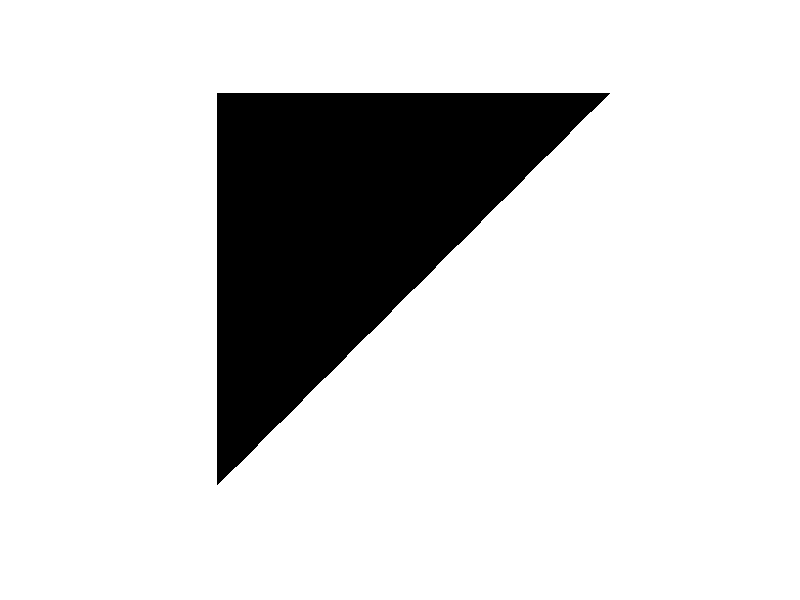

MATLAB code to generate this figure: (Note: this script raises an error after producing the figure.)
% Plot triangle
n = 500;
im = ones(n,n);
bound = n/10;
minL = ceil(bound);
maxL = floor(n - bound);
for i = minL : maxL
    im(i, minL : n - i) = 0;
end
imshow(im);

% B-spline kernel vs. Gaussian kernel
depth = 7;
b = bspline([-1.5, -0.5, 0.5, 1.5]);
db = fnder(b);
b_w = fnscale(b, 2^(-depth));
kerL = round(3 * n * (2 ^ - depth));
BKernel = zeros(kerL, kerL);
center = round(kerL/2);
for i = 1 : kerL
    for j = 1 : kerL
        x = (center - [i, j]) / n;
        BKernel(i, j)= fnval(b_w, x(1)) * fnval(b_w, x(2));
    end
end
BKernel = BKernel / sum(BKernel(:));
imB = conv2(im, BKernel, 'same');

% figure,hold on
% imshow(imB)
figure,hold on
contour(im, [.5, .5]);
contour(imB, [.5, .5]);



% Gaussian Smoothing
sigma = 2^-depth;
x = - 1.5 * (2 ^ - depth) : 1/n : 1.5 * (2 ^ - depth);
GKernel = gaussmf(x,[sigma 0]);
GKernel = GKernel' * GKernel;
GKernel = GKernel / sum(GKernel(:));
figure, hold on
mesh(GKernel)
mesh(BKernel)

sigma = n*2^-5;
imGaussian = imgaussfilt(im, sigma);
figure, imshow(imGaussian);



%%%%%%%%%%%%%%%%%%%%%%%%%%%%%%%%%%%%%%%%%%%%%%%%%%%%%%%%%%%%%%%%%%%%%%%%%%

function pp = fnscale(pp, scale)
%fnscale pp(x) = pp(x/scale)
% pp.order should <= 3

% suppose pp.order = 3;
if pp.order == 2
    pp.order = 3;
    pp.coefs = [zeros(pp.pieces, 1), pp.coefs];
elseif pp.order == 1
    pp.order = 3;
    pp.coefs = [zeros(pp.pieces, 1), zeros(pp.pieces, 1), pp.coefs];
elseif pp.order == 0
    pp.order = 3;
    pp.coefs = zeros(pp.pieces, 3);
end

pp.coefs(:,1) = pp.coefs(:,1)/scale/scale;
pp.coefs(:,2) = pp.coefs(:,2)/scale;
pp.breaks = scale * pp.breaks;
end

%%%%%%%%%%%%%%%%%%%%%%%%%%%%%%%%%%%%%%%%%%%%%%%%%%%%%%%%%%%%%%%%%%%%%%%%%%
